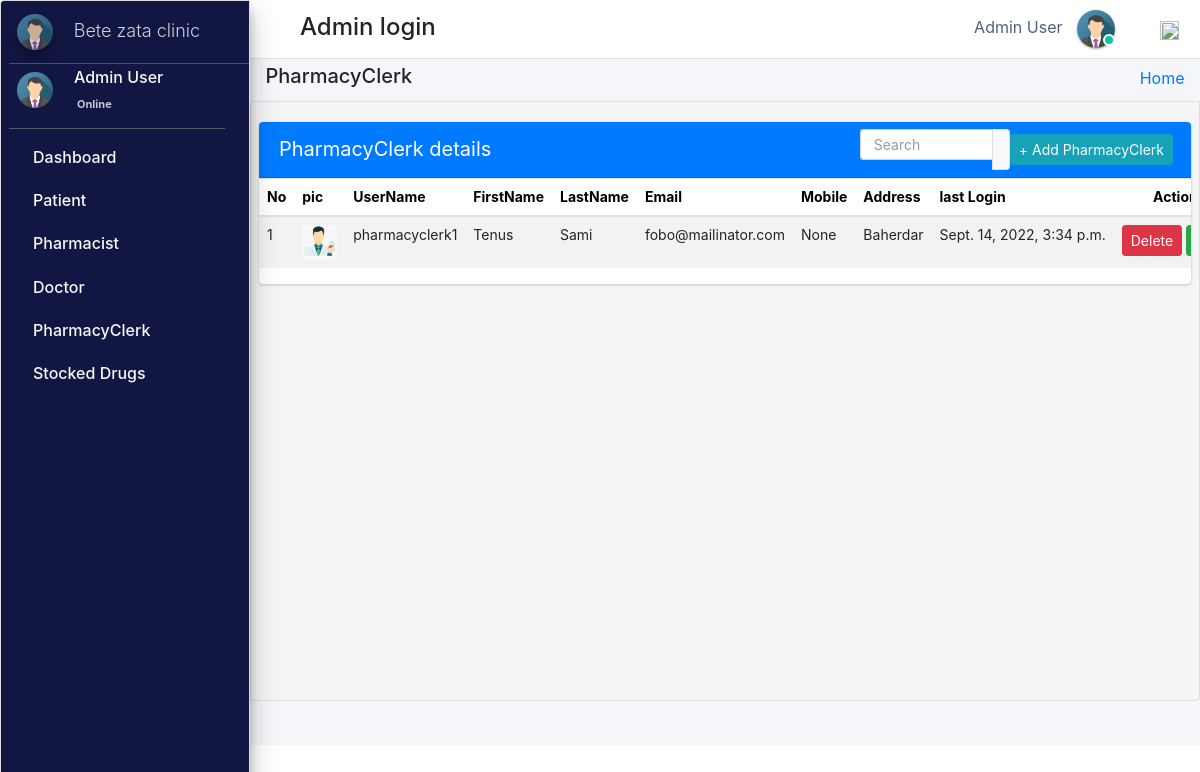
Screenshot of /admin_user/admin_user/manage_pharmacyClerk/ (signed in) with the database file from the repository.
### pharmacy/models.py (models this page shows, shortened)
class CustomUser(AbstractUser):
    user_type_data = ((1, "AdminHOD"), (2, "Pharmacist"), (3, "Doctor"), (4, "PharmacyClerk"),(5, "Patients"))
    user_type = models.CharField(default=1, choices=user_type_data, max_length=10)

class AdminHOD(models.Model):
    gender_category=(
        ('Male','Male'),
        ('Female','Female'),
    )
    admin = models.OneToOneField(CustomUser,null=True, on_delete = models.CASCADE)
    emp_no= models.CharField(max_length=100,null=True,blank=True)
    gender=models.CharField(max_length=100,null=True,choices=gender_category)
    mobile=models.CharField(max_length=10,null=True,blank=True)
    address=models.CharField(max_length=300,null=True,blank=True)
    profile_pic=models.ImageField(default="admin.png",null=True,blank=True)
    created_at = models.DateTimeField(auto_now_add=True)
    updated_at = models.DateTimeField(auto_now=True)
    date_employed=models.DateTimeField(auto_now_add=True, auto_now=False)
    objects = models.Manager()

class PharmacyClerk(models.Model):
    gender_category=(
        ('Male','Male'),
        ('Female','Female'),
    )
    admin = models.OneToOneField(CustomUser,null=True, on_delete = models.CASCADE)
    emp_no=models.CharField(max_length=100,null=True,blank=True)
    gender=models.CharField(max_length=100,null=True,choices=gender_category)
    mobile=models.CharField(max_length=10,null=True,blank=True)
    address=models.CharField(max_length=300,null=True,blank=True)
    profile_pic=models.ImageField(default="images2.png",null=True,blank=True)
    age= models.IntegerField(default='0', blank=True, null=True)
    created_at = models.DateTimeField(auto_now_add=True)
    updated_at = models.DateTimeField(auto_now=True)
    objects = models.Manager()

### pharmacy/HODViews.py (the view)
# urls.py: path('admin_user/admin_user/manage_pharmacyClerk/',HODViews.managePharmacyClerk,name='manage_pharmacyClerk'),
def managePharmacyClerk(request):
    staffs = PharmacyClerk.objects.all()
    context = {
        "staffs": staffs,
         "title":"Manage PharmacyClerk"
    }
    return render(request,'hod_templates/manage_pharmacyClerk.html',context)

### pharmacy/LoginCheckMiddleWare.py (called while the page is built, shortened)
    def process_view(self, request, view_func, view_args, view_kwargs):
        modulename = view_func.__module__
        user = request.user
        if user.is_authenticated:
            if user.user_type == "1":
                if modulename == "pharmacy.HODViews":
                    pass
                elif modulename == "":
                    pass
                elif modulename == "pharmacy.views" or modulename == "django.views.static":
                    pass
                else:
                    pass
            else:
                return redirect("login")
        else:
            if request.path == reverse("login"):
                pass
            else:
                return redirect("login")

### pharmacy/templates/hod_templates/manage_pharmacyClerk.html (shortened to what this page needs)
{% extends 'hod_templates/base_template.html'%} {% block page_title %}
<h5>PharmacyClerk</h5>
{% endblock page_title %} {% block main_content %}
<section class="content">
    <div class="row">
        <div class="col-md-12">
            <div class="card card-primary sc">
                <div class="card-header">
                    <span>PharmacyClerk details</span>
                    <div class="card-tools d-flex">
                        <div class="input-group input-group-sm" style="width: 150px;">
                            <input type="text" name="search" class="form-control float-right" placeholder="Search" id="pple">
                            <div class="input-group-append">
                                <button type="submit" class="btn btn-default"></button>
                            </div>
                        </div>
                        <a class="btn btn-sm btn-info mr-2" href="{% url 'add_pharmacyClerk' %}" role="button">+ Add PharmacyClerk</a>
                    </div>
                </div>
                <table class="table" id="plist">
                    <thead>
                        <tr>
                            <th>No</th>
                            <th>pic</th>
                            <th>UserName</th>
                            <th>FirstName</th>
                            <th>LastName</th>
                            <th>Email</th>
                            <th>Mobile</th>
                            <th>Address</th>
                            <th>last Login</th>
                            <th class="text-center">Action</th>
                        </tr>
                    </thead>
                    <tbody>
                        {% for staff in staffs %}
                        <tr class="hov">
                            <td>{{staff.id}}</td>
                            <td> <img src="{{staff.profile_pic.url}}" class="" width="35" height="35" alt=""></td>
                            <td>{{staff.admin.username}}</td>
                            <td>{{staff.admin.first_name}}</td>
                            <td>{{staff.admin.last_name}}</td>
                            <td>{{staff.admin.email}}</td>
                            <td>{{staff.mobile}}</td>
                            <td>{{staff.address}}</td>
                            <td>{{staff.admin.last_login}}</td>
                            <td><a href="{% url 'delete_clerk' staff.id %}" class="btn btn-sm btn-danger">Delete</a>
                                <a href="{% url 'edit_clerk' staff.admin.id %}" class="btn btn-sm btn-success">Edit</a>
                            </td>
                        </tr>
                        {% endfor %}
                    </tbody>
                </table>
            </div>
        </div>
    </div>
</section>
{% endblock %}

### pharmacy/templates/hod_templates/base_template.html (shortened to what this page needs)
{% extends 'base_file.html' %} {% block htm %}
<body class="hold-transition sidebar-mini layout-fixed">
    <div class="wrapper">
        <nav class="main-header navbar navbar-expand navbar-white navbar-light">
            <ul class="navbar-nav">
                <li class="nav-item">
                    <a class="nav-link" data-widget="pushmenu" href="#" role="button"></a>
                </li>
            </ul>
            <h4 style="margin-left: 10px; margin-top: 5px;">Admin login </h4>
            <ul class="navbar-nav ml-auto">
                <li class="mx-3">
                    <a href="#" class="sm-submenu-with-image a">
                        <span>{{user.first_name}}  {{user.last_name}}</span>
                        <img src="{{request.user.adminhod.profile_pic.url}}" class="img-circle elevation-1" width="38" height="38" alt="">
                        <span class="avatar-status avatar-sm-status avatar-status-success"></span>
                    </a>
                </li>
                <li class="nav-item dropdown ml-3 low">
                    <a href="#" class="btn btn-outlined btn-black text-muted bg-transparent " data-toggle="dropdown" aria-expanded="false" data-wow-delay="0.7s"><img src="https://img.icons8.com/ios/50/000000/settings.png" width="19" height="19">
                    </a>
                </li>
            </ul>
        </nav>
        {% include 'hod_templates/sidebar.html'%}
        <div class="content-wrapper">
            <div class="content-header">
                <div class="container-fluid">
                    <div class="row ">
                        <div class="col-sm-6">
                            <h1 class="m-0 text-dark">
                                {% block page_title %} {% endblock page_title %}
                            </h1>
                        </div>
                        <div class="col-sm-6 ">
                            <ol class="breadcrumb float-sm-right">
                                <li class="breadcrumb-item"><a href="">Home</a></li>
                            </ol>
                        </div>
                    </div>
                </div>
            </div>
            {% block main_content %} {% endblock main_content %}
        </div>
    </div>
    {% endblock htm %}

### pharm/pharmacy/templates/base_file.html (shortened to what this page needs)
{% load static %}
<!DOCTYPE html>
<html lang="en">
<head>
    <link rel="stylesheet" href="{% static 'css/bootstrap.min.css'%}">
    <link rel="stylesheet" href="{% static 'css/main.css'%}">
    <link rel="stylesheet" href="{% static 'css/profile.css'%}">
    <link rel="stylesheet" href="{% static " fontawesome-free/css/all.min.css " %}">
    <link rel="stylesheet" href="https://code.ionicframework.com/ionicons/2.0.1/css/ionicons.min.css">
    <link rel="stylesheet" href="{% static 'dist/css/adminlte.css'  %}">
    <link rel="stylesheet" href="{% static 'pace-progress/themes/black/pace-theme-flat-top.css' %}">
    <link rel="stylesheet" href="{% static 'datatables-bs4/css/dataTables.bootstrap4.min.css'%}">
    <link rel="stylesheet" href="{% static 'datatables-responsive/css/responsive.bootstrap4.min.css'%}">
    <link rel="stylesheet" href="{% static 'datatables-buttons/css/buttons.bootstrap4.min.css'%}">
    <link rel="stylesheet" href="{% static 'css/select2.css' %}">
    <link href="{% static 'jquery-ui2/jquery-ui.min.css' %}" rel="stylesheet">
    <link href="{% static 'jquery-ui2/jquery-ui.structure.min.css' %}" rel="stylesheet">
    <link href="{% static 'jquery-ui2/jquery-ui.theme.min.css' %}" rel="stylesheet">
</head>
{% block htm %} {% endblock htm%}
</body>
</html>

### pharmacy/templates/hod_templates/sidebar.html (shortened to what this page needs)
<aside class="main-sidebar sidebar-dark-primary elevation-4">
    <a href="" class="brand-link ml-2">
        <img src="{{request.user.adminhod.profile_pic.url}}" alt="" width="36" height="36" class=" img-circle elevation-3" style="opacity: .8">
        <span class="brand-text font-weight-light mt-1 ml-3 sus">Bete zata clinic</span>
    </a>
    <div class="sidebar">
        <div class="user-panel mr-3">
            <div class="pull-left image sm-submenu-with-image a ml-2 ">
                <img src="{{request.user.adminhod.profile_pic.url}}" class="img-circle mt-2" width="36" height="36" alt="User Image">
            </div>
            <div class="pull-left info">
                <p>{{user.first_name}} {{user.last_name}}</p>
                <a href="#"> Online</a>
            </div>
        </div>
        <nav class="mt-2">
            <ul class="nav nav-pills nav-sidebar flex-column" data-widget="treeview" role="menu" data-accordion="false">
                <li class="nav-item">
                    <a href="{% url  'admin_dashboard' %}" class="nav-link">
                        <p>
                            Dashboard
                        </p>
                    </a>
                </li>
                <li class="nav-item">
                    <a href="#" class="nav-link">
                        <p>
                            Patient
                        </p>
                    </a>
                </li>
                <li class="nav-item">
                    <a href="#" class="nav-link">
                        <p>
                            Pharmacist
                        </p>
                    </a>
                </li>
                <li class="nav-item">
                    <a href="#" class="nav-link">
                        <p>
                            Doctor
                        </p>
                    </a>
                </li>
                <li class="nav-item">
                    <a href="#" class="nav-link">
                        <p>
                            PharmacyClerk
                        </p>
                    </a>
                </li>
                <li class="nav-item">
                    <a href="#" class="nav-link">
                        <p>
                            Stocked Drugs
                        </p>
                    </a>
                </li>
            </ul>
        </nav>
    </div>
</aside>

### static/css/main.css (style rules this page uses)
html { font-family: sans-serif; line-height: 1.15; -webkit-text-size-adjust: 100%; -webkit-tap-highlight-color: transparent; }
body { overflow-y: hidden; overflow-x: hidden; font-family: -apple-system, BlinkMacSystemFont, "Segoe UI", Roboto, "Helvetica Neue", Arial, "Noto Sans", sans-serif, "Apple Color Emoji", "Segoe UI Emoji", "Segoe UI Symbol", "Noto Color Emoji" !important; }
th { color: rgb(0, 0, 0); font-size: 14px !important; }
.content { background-color: #f5f5f5; border: 1px solid #dddddd; border-radius: 4px 0px 4px 0px; left: -1px; padding: 10px 7px 5px; }
.main-sidebar { background: #ffffff; border: 1px solid #dddddd; border-radius: 4px 0px 4px 0px; font-weight: bold; }
.content { height: 75vh; overflow-y: scroll; overflow-x: hidden; }
.sc { white-space: nowrap; display: block; overflow-x: hidden !important; }
.content .row { margin-top: 20px !important; }
.main-sidebar { background-color: #121642 !important; color: white !important; }
.main-sidebar p { color: #f8f8f8 !important; font-weight: 500 !important }
td { font-size: 14px !important; }
.hov { transition: transform .5s; }
.avatar-status { position: absolute; bottom: 12px; right: 75.4px; display: -ms-inline-flexbox; display: inline-flex; -ms-flex-negative: 0; flex-shrink: 0; -ms-flex-pack: center; justify-content: center; -ms-flex-align: center; align-items: center; white-space: nowrap; text-align: center; vertical-align: baseline; font-weight: 600; border: .125rem solid #fff; width: 12px; height: 12px; line-height: 1; font-size: .71094rem; border-radius: 50%; }
.avatar-status-success { color: #fff; background-color: #00c9a7; }
.card-header span { font-size: 20px !important; }
.table>tbody>tr>td, .table>tbody>tr>th, .table>tfoot>tr>td, .table>tfoot>tr>th, .table>thead>tr>td, .table>thead>tr>th { padding: 8px; line-height: 1.42857143; vertical-align: top; }
.pull-left { float: left; }
.pull-left { float: left!important; }
.user-panel>.info { padding: 5px 5px 5px 15px; line-height: 1; position: absolute; left: 55px; }
.user-panel>.info>p { font-weight: 600; margin-bottom: 9px; }
p { margin: 0 0 10px; }
.user-panel { padding-bottom: 20px; }
.user-panel:after { clear: both; }
.user-panel:before, .user-panel:after { content: " "; display: table; }
.user-panel>.info>a { text-decoration: none; padding-right: 5px; margin-top: 3px; font-size: 11px; overflow: hidden; white-space: nowrap; }
.sus { overflow: hidden; white-space: nowrap; font-size: 18px; }
.table { background: white !important; }
.container-fluid { width: 100%; padding-right: 15px; padding-left: 15px; margin-right: auto; margin-left: auto; }
.row { display: flex; flex-wrap: wrap; margin-right: -15px; margin-left: -15px; }
.d-flex { display: flex !important; z-index: 44; }
.d-flex { display: flex !important; }
input { text-indent: 5px !important; }
input::placeholder { text-indent: 5px !important; }
.table tbody tr:nth-of-type(odd) { background-color: rgba(0, 0, 0, .05) !important; }
.table tbody tr:nth-of-type(odd) { background-color: rgba(197, 197, 197, 0.05) !important; }
.img-circle { border-radius: 50%; }
.content-wrapper .content-header { padding: 5px 0.5rem !important; }

### static/css/profile.css (style rules this page uses)
li { list-style-type: none ! }
.form-control { font-size: .875rem; }
.input-group { transition: all .15s ease; border-radius: .375rem; box-shadow: none; }
.input-group .form-control { box-shadow: none; }
.input-group .form-control:not(:last-child) { padding-right: 0; border-right: 0; }
.navbar-nav span { color: #525f7f !important; margin-right: 10px !important; }
body { font-family: 'Rubik', sans-serif; height: 100% !important; }
input { text-indent: 5px !important; }
input::placeholder { text-indent: 5px !important; }
.table tbody tr:nth-of-type(odd) { background-color: rgba(0, 0, 0, .05) !important; }

### rows the page displays
CustomUser: first_name "Admin", last_name "User", user.adminhod.profile_pic (picture)
PharmacyClerk: id "1", profile_pic (picture), admin.username "pharmacyclerk1", admin.first_name "Tenus", admin.last_name "Sami", admin.email "fobo@mailinator.com", mobile "None", address "Baherdar", admin.last_login "Sept. 14, 2022, 3:34 p.m."
